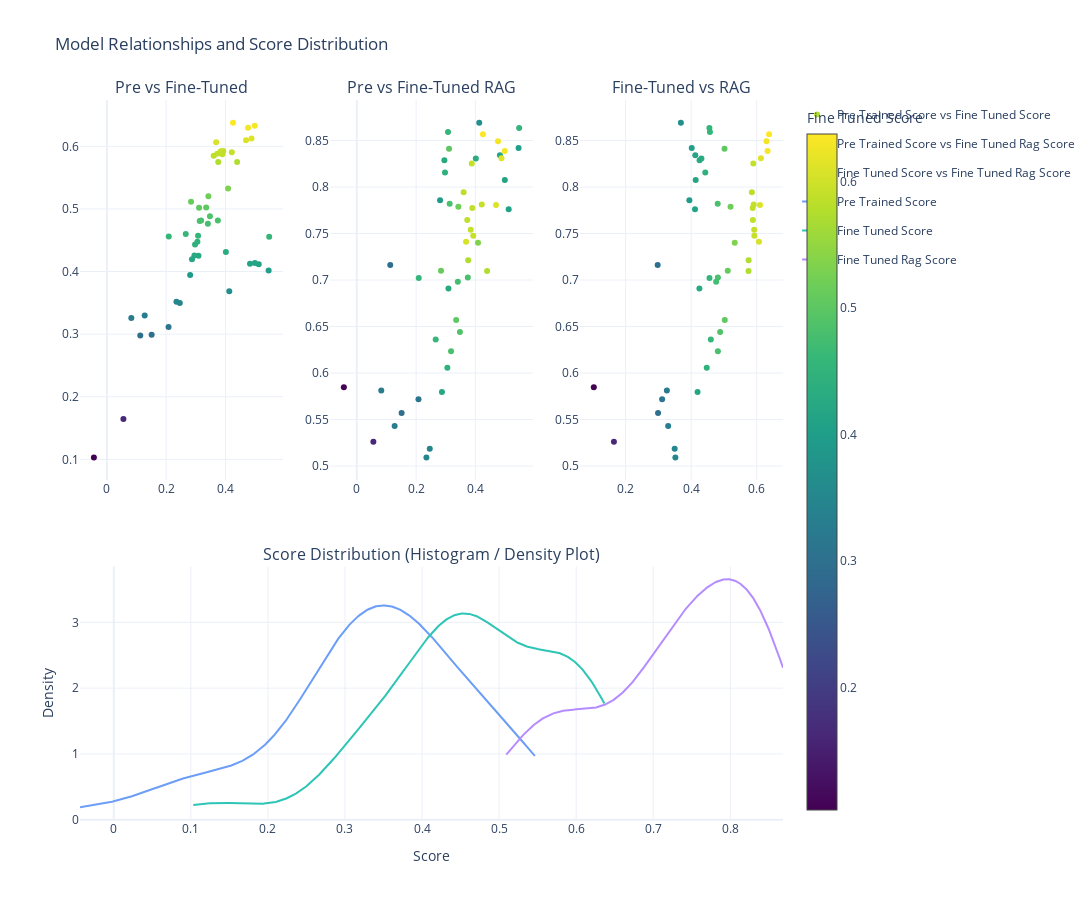

This figure's notebook cell:
### Code cell
import pandas as pd
import plotly.figure_factory as ff
from plotly.subplots import make_subplots
import plotly.graph_objects as go

# Compatibility fix for Pandas >= 2.0
if not hasattr(pd.DataFrame, "iteritems"):
    pd.DataFrame.iteritems = pd.DataFrame.items

slice_idx = slice(200, 250)
df = data.iloc[slice_idx][ploting_column]

# ----- Create Subplots -----
combined_fig = make_subplots(
    rows=2, cols=3,
    subplot_titles=(
        "Pre vs Fine-Tuned", "Pre vs Fine-Tuned RAG", "Fine-Tuned vs RAG",
        "Score Distribution (Histogram / Density Plot)", None, None
    ),
    specs=[[{"type": "xy"}, {"type": "xy"}, {"type": "xy"}],
           [{"type": "xy", "colspan": 3}, None, None]],
    row_heights=[0.6, 0.4],
    vertical_spacing=0.12
)

# ----- Scatter plots -----
pairs = [
    ('pre_trained_score', 'fine_tuned_score'),
    ('pre_trained_score', 'fine_tuned_rag_score'),
    ('fine_tuned_score', 'fine_tuned_rag_score')
]

for i, (x_col, y_col) in enumerate(pairs, start=1):
    combined_fig.add_trace(
        go.Scatter(
            x=df[x_col], y=df[y_col],
            mode='markers',
            marker=dict(
                size=6,
                color=df['fine_tuned_score'],
                colorscale='Viridis',
                showscale=(i == 3),
                colorbar=dict(title="Fine Tuned Score")
            ),
            name=f"{x_col.replace('_', ' ').title()} vs {y_col.replace('_', ' ').title()}"
        ),
        row=1, col=i
    )

# ----- Histogram / Density -----
hist_data = [df[col] for col in ploting_column]
group_labels = [col.replace('_', ' ').title() for col in ploting_column]
colors = ['#6C9EF8', '#2EC4B6', '#B58CFF']

dist = ff.create_distplot(hist_data, group_labels, colors=colors, show_hist=False, show_rug=False)
for trace in dist['data']:
    combined_fig.add_trace(trace, row=2, col=1)

# ----- Layout -----
combined_fig.update_layout(
    height=900,
    width=1100,
    title="Model Relationships and Score Distribution",
    template='plotly_white',
    showlegend=True
)

combined_fig.update_xaxes(title_text="Score", row=2, col=1)
combined_fig.update_yaxes(title_text="Density", row=2, col=1)

combined_fig.show()

### Figure 1 — Plotly figure (JSON) as saved in the notebook; plotly's stock layout.template omitted (floating-point values rounded to 4 significant figures; data arrays with more than 128 entries replaced by an {"elided": "..."} marker saying what was removed)
{"data": [{"marker": {"color": [0.5752, 0.3299, 0.3114, 0.4475, 0.2978, 0.4572, 0.5882, 0.46, 0.5896, 0.3497, 0.6098, 0.4312, 0.5927, 0.5749, 0.5025, 0.326, 0.5852, 0.1031, 0.4884, 0.4558, 0.4251, 0.5907, 0.5328, 0.5117, 0.4126, 0.6377, 0.3519, 0.4556, 0.3945, 0.5201, 0.6298, 0.633, 0.3687, 0.4017, 0.5922, 0.4815, 0.1645, 0.6067, 0.2991, 0.5017, 0.6126, 0.4256, 0.4815, 0.5876, 0.4195, 0.4809, 0.4117, 0.4137, 0.4762, 0.4431], "colorbar": {"title": {"text": "Fine Tuned Score"}}, "colorscale": [[0, "#440154"], [0.1111, "#482878"], [0.2222, "#3e4989"], [0.3333, "#31688e"], [0.4444, "#26828e"], [0.5556, "#1f9e89"], [0.6667, "#35b779"], [0.7778, "#6ece58"], [0.8889, "#b5de2b"], [1, "#fde725"]], "showscale": false, "size": 6}, "mode": "markers", "name": "Pre Trained Score vs Fine Tuned Score", "type": "scatter", "x": [0.3757, 0.1275, 0.208, 0.3054, 0.1126, 0.3076, 0.3725, 0.2661, 0.3877, 0.246, 0.4696, 0.4014, 0.3929, 0.4395, 0.335, 0.08241, 0.3603, -0.04383, 0.3478, 0.2088, 0.309, 0.4214, 0.4089, 0.284, 0.4828, 0.4255, 0.2347, 0.5476, 0.2808, 0.3425, 0.4763, 0.499, 0.4129, 0.5457, 0.3843, 0.3179, 0.05572, 0.3685, 0.151, 0.3111, 0.4879, 0.2953, 0.3744, 0.3897, 0.2871, 0.3132, 0.5123, 0.4993, 0.3407, 0.2974], "xaxis": "x", "y": [0.5752, 0.3299, 0.3114, 0.4475, 0.2978, 0.4572, 0.5882, 0.46, 0.5896, 0.3497, 0.6098, 0.4312, 0.5927, 0.5749, 0.5025, 0.326, 0.5852, 0.1031, 0.4884, 0.4558, 0.4251, 0.5907, 0.5328, 0.5117, 0.4126, 0.6377, 0.3519, 0.4556, 0.3945, 0.5201, 0.6298, 0.633, 0.3687, 0.4017, 0.5922, 0.4815, 0.1645, 0.6067, 0.2991, 0.5017, 0.6126, 0.4256, 0.4815, 0.5876, 0.4195, 0.4809, 0.4117, 0.4137, 0.4762, 0.4431], "yaxis": "y"}, {"marker": {"color": [0.5752, 0.3299, 0.3114, 0.4475, 0.2978, 0.4572, 0.5882, 0.46, 0.5896, 0.3497, 0.6098, 0.4312, 0.5927, 0.5749, 0.5025, 0.326, 0.5852, 0.1031, 0.4884, 0.4558, 0.4251, 0.5907, 0.5328, 0.5117, 0.4126, 0.6377, 0.3519, 0.4556, 0.3945, 0.5201, 0.6298, 0.633, 0.3687, 0.4017, 0.5922, 0.4815, 0.1645, 0.6067, 0.2991, 0.5017, 0.6126, 0.4256, 0.4815, 0.5876, 0.4195, 0.4809, 0.4117, 0.4137, 0.4762, 0.4431], "colorbar": {"title": {"text": "Fine Tuned Score"}}, "colorscale": [[0, "#440154"], [0.1111, "#482878"], [0.2222, "#3e4989"], [0.3333, "#31688e"], [0.4444, "#26828e"], [0.5556, "#1f9e89"], [0.6667, "#35b779"], [0.7778, "#6ece58"], [0.8889, "#b5de2b"], [1, "#fde725"]], "showscale": false, "size": 6}, "mode": "markers", "name": "Pre Trained Score vs Fine Tuned Rag Score", "type": "scatter", "x": [0.3757, 0.1275, 0.208, 0.3054, 0.1126, 0.3076, 0.3725, 0.2661, 0.3877, 0.246, 0.4696, 0.4014, 0.3929, 0.4395, 0.335, 0.08241, 0.3603, -0.04383, 0.3478, 0.2088, 0.309, 0.4214, 0.4089, 0.284, 0.4828, 0.4255, 0.2347, 0.5476, 0.2808, 0.3425, 0.4763, 0.499, 0.4129, 0.5457, 0.3843, 0.3179, 0.05572, 0.3685, 0.151, 0.3111, 0.4879, 0.2953, 0.3744, 0.3897, 0.2871, 0.3132, 0.5123, 0.4993, 0.3407, 0.2974], "xaxis": "x2", "y": [0.7213, 0.5431, 0.5718, 0.6058, 0.7161, 0.8591, 0.7645, 0.636, 0.8252, 0.5188, 0.7808, 0.8308, 0.7476, 0.7097, 0.6571, 0.5814, 0.7943, 0.5848, 0.6442, 0.7022, 0.6908, 0.7811, 0.7401, 0.7099, 0.8341, 0.8567, 0.5093, 0.8635, 0.7857, 0.7787, 0.8493, 0.8387, 0.8691, 0.842, 0.754, 0.6234, 0.5261, 0.7413, 0.557, 0.8411, 0.8309, 0.8288, 0.7029, 0.7775, 0.5797, 0.7821, 0.7761, 0.8076, 0.6982, 0.8156], "yaxis": "y2"}, {"marker": {"color": [0.5752, 0.3299, 0.3114, 0.4475, 0.2978, 0.4572, 0.5882, 0.46, 0.5896, 0.3497, 0.6098, 0.4312, 0.5927, 0.5749, 0.5025, 0.326, 0.5852, 0.1031, 0.4884, 0.4558, 0.4251, 0.5907, 0.5328, 0.5117, 0.4126, 0.6377, 0.3519, 0.4556, 0.3945, 0.5201, 0.6298, 0.633, 0.3687, 0.4017, 0.5922, 0.4815, 0.1645, 0.6067, 0.2991, 0.5017, 0.6126, 0.4256, 0.4815, 0.5876, 0.4195, 0.4809, 0.4117, 0.4137, 0.4762, 0.4431], "colorbar": {"title": {"text": "Fine Tuned Score"}}, "colorscale": [[0, "#440154"], [0.1111, "#482878"], [0.2222, "#3e4989"], [0.3333, "#31688e"], [0.4444, "#26828e"], [0.5556, "#1f9e89"], [0.6667, "#35b779"], [0.7778, "#6ece58"], [0.8889, "#b5de2b"], [1, "#fde725"]], "showscale": true, "size": 6}, "mode": "markers", "name": "Fine Tuned Score vs Fine Tuned Rag Score", "type": "scatter", "x": [0.5752, 0.3299, 0.3114, 0.4475, 0.2978, 0.4572, 0.5882, 0.46, 0.5896, 0.3497, 0.6098, 0.4312, 0.5927, 0.5749, 0.5025, 0.326, 0.5852, 0.1031, 0.4884, 0.4558, 0.4251, 0.5907, 0.5328, 0.5117, 0.4126, 0.6377, 0.3519, 0.4556, 0.3945, 0.5201, 0.6298, 0.633, 0.3687, 0.4017, 0.5922, 0.4815, 0.1645, 0.6067, 0.2991, 0.5017, 0.6126, 0.4256, 0.4815, 0.5876, 0.4195, 0.4809, 0.4117, 0.4137, 0.4762, 0.4431], "xaxis": "x3", "y": [0.7213, 0.5431, 0.5718, 0.6058, 0.7161, 0.8591, 0.7645, 0.636, 0.8252, 0.5188, 0.7808, 0.8308, 0.7476, 0.7097, 0.6571, 0.5814, 0.7943, 0.5848, 0.6442, 0.7022, 0.6908, 0.7811, 0.7401, 0.7099, 0.8341, 0.8567, 0.5093, 0.8635, 0.7857, 0.7787, 0.8493, 0.8387, 0.8691, 0.842, 0.754, 0.6234, 0.5261, 0.7413, 0.557, 0.8411, 0.8309, 0.8288, 0.7029, 0.7775, 0.5797, 0.7821, 0.7761, 0.8076, 0.6982, 0.8156], "yaxis": "y3"}, {"legendgroup": "Pre Trained Score", "marker": {"color": "#6C9EF8"}, "mode": "lines", "name": "Pre Trained Score", "showlegend": true, "type": "scatter", "x": {"elided": "500 float values"}, "xaxis": "x4", "y": {"elided": "500 float values"}, "yaxis": "y4"}, {"legendgroup": "Fine Tuned Score", "marker": {"color": "#2EC4B6"}, "mode": "lines", "name": "Fine Tuned Score", "showlegend": true, "type": "scatter", "x": {"elided": "500 float values"}, "xaxis": "x4", "y": {"elided": "500 float values"}, "yaxis": "y4"}, {"legendgroup": "Fine Tuned Rag Score", "marker": {"color": "#B58CFF"}, "mode": "lines", "name": "Fine Tuned Rag Score", "showlegend": true, "type": "scatter", "x": {"elided": "500 float values"}, "xaxis": "x4", "y": {"elided": "500 float values"}, "yaxis": "y4"}], "layout": {"annotations": [{"font": {"size": 16}, "showarrow": false, "text": "Pre vs Fine-Tuned", "x": 0.1444, "xanchor": "center", "xref": "paper", "y": 1, "yanchor": "bottom", "yref": "paper"}, {"font": {"size": 16}, "showarrow": false, "text": "Pre vs Fine-Tuned RAG", "x": 0.5, "xanchor": "center", "xref": "paper", "y": 1, "yanchor": "bottom", "yref": "paper"}, {"font": {"size": 16}, "showarrow": false, "text": "Fine-Tuned vs RAG", "x": 0.8556, "xanchor": "center", "xref": "paper", "y": 1, "yanchor": "bottom", "yref": "paper"}, {"font": {"size": 16}, "showarrow": false, "text": "Score Distribution (Histogram / Density Plot)", "x": 0.5, "xanchor": "center", "xref": "paper", "y": 0.352, "yanchor": "bottom", "yref": "paper"}], "height": 900, "showlegend": true, "title": {"text": "Model Relationships and Score Distribution"}, "width": 1100, "xaxis": {"anchor": "y", "domain": [0, 0.2889]}, "xaxis2": {"anchor": "y2", "domain": [0.3556, 0.6444]}, "xaxis3": {"anchor": "y3", "domain": [0.7111, 1]}, "xaxis4": {"anchor": "y4", "domain": [0, 1], "title": {"text": "Score"}}, "yaxis": {"anchor": "x", "domain": [0.472, 1]}, "yaxis2": {"anchor": "x2", "domain": [0.472, 1]}, "yaxis3": {"anchor": "x3", "domain": [0.472, 1]}, "yaxis4": {"anchor": "x4", "domain": [0, 0.352], "title": {"text": "Density"}}}}
